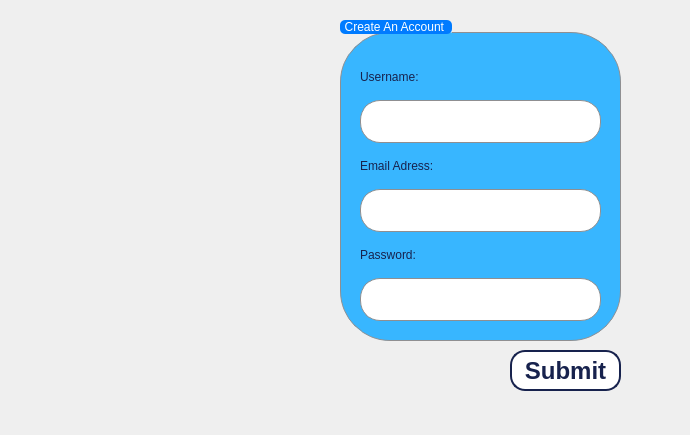
<?xml version="1.0" encoding="UTF-8"?>
<ui version="4.0">
 <class>secondDialog</class>
 <widget class="QDialog" name="secondDialog">
  <property name="geometry">
   <rect>
    <x>0</x>
    <y>0</y>
    <width>690</width>
    <height>435</height>
   </rect>
  </property>
  <property name="windowTitle">
   <string>Clever Clean Registration System</string>
  </property>
  <property name="windowIcon">
   <iconset resource="resources.qrc">
    <normaloff>:/images/OIP-removebg-preview (2).png</normaloff>:/images/OIP-removebg-preview (2).png</iconset>
  </property>
  <property name="styleSheet">
   <string notr="true">#secondDialog{

border-image: url(:/images/backregestr.png);}</string>
  </property>
  <widget class="QGroupBox" name="groupBox">
   <property name="geometry">
    <rect>
     <x>340</x>
     <y>20</y>
     <width>281</width>
     <height>321</height>
    </rect>
   </property>
   <property name="styleSheet">
    <string notr="true">QGroupBox {
    border: 1px solid #8f8f91;  /* Border color */
    border-radius: 50px;        /* Rounded corners */
    background-color: #38b6ff;  /* Background color */
    margin-top: 12px;           /* Space between title and border */
}

QGroupBox::title {
    subcontrol-origin: margin;  /* Positioning of the title */
    subcontrol-position: top left;  /* Align title to top-left */
    padding: 0 3px;             /* Padding around the title */
    background-color: #007BFF;  /* Title background color */
    color: white;               /* Title text color */
    border-radius: 5px;         /* Rounded title corners */
}
</string>
   </property>
   <property name="title">
    <string>Create An Account </string>
   </property>
   <widget class="QWidget" name="">
    <property name="geometry">
     <rect>
      <x>20</x>
      <y>40</y>
      <width>241</width>
      <height>261</height>
     </rect>
    </property>
    <layout class="QVBoxLayout" name="verticalLayout">
     <item>
      <widget class="QLabel" name="label">
       <property name="text">
        <string>&lt;html&gt;
&lt;head/&gt;
&lt;body&gt;
    &lt;p&gt;
        &lt;span style=&quot;font-family:'Garet'; color:#17224d;&quot;&gt;Username:&lt;/span&gt;
    &lt;/p&gt;
&lt;/body&gt;
&lt;/html&gt;
</string>
       </property>
      </widget>
     </item>
     <item>
      <widget class="QLineEdit" name="usernameregistr">
       <property name="sizePolicy">
        <sizepolicy hsizetype="Expanding" vsizetype="Preferred">
         <horstretch>0</horstretch>
         <verstretch>0</verstretch>
        </sizepolicy>
       </property>
       <property name="styleSheet">
        <string notr="true">QLineEdit {
    border: 1px solid #8f8f91; /* Default border color */
    border-radius: 20px; /* Rounded corners */
    padding: 10px; /* Inner padding */
    background-color: white; /* Background color */
    font-family: &quot;Garet&quot;; /* Font */
    font-size: 12pt; /* Font size */
    color: #17224d; /* Text color */
}
QLineEdit:focus {
    border: 2px solid #17224d; /* Change border color on focus */
    background-color: #f0f0f0; /* Optional: change background on focus */
}
QLineEdit::placeholder {
    color: #c0c0c0; /* Placeholder color */
    font-family: &quot;Garet&quot;; /* Ensure Garet is installed */
    font-size: 12pt; /* Set font size */
}
</string>
       </property>
      </widget>
     </item>
     <item>
      <widget class="QLabel" name="label_2">
       <property name="text">
        <string>&lt;html&gt;
&lt;head/&gt;
&lt;body&gt;
    &lt;p&gt;
        &lt;span style=&quot;font-family:'Garet'; color:#17224d;&quot;&gt;Email Adress:&lt;/span&gt;
    &lt;/p&gt;
&lt;/body&gt;
&lt;/html&gt;
</string>
       </property>
      </widget>
     </item>
     <item>
      <widget class="QLineEdit" name="emailreg">
       <property name="sizePolicy">
        <sizepolicy hsizetype="Expanding" vsizetype="Preferred">
         <horstretch>0</horstretch>
         <verstretch>0</verstretch>
        </sizepolicy>
       </property>
       <property name="styleSheet">
        <string notr="true">QLineEdit {
    border: 1px solid #8f8f91; /* Default border color */
    border-radius: 20px; /* Rounded corners */
    padding: 10px; /* Inner padding */
    background-color: white; /* Background color */
    font-family: &quot;Garet&quot;; /* Font */
    font-size: 12pt; /* Font size */
    color: #17224d; /* Text color */
}
QLineEdit:focus {
    border: 2px solid #17224d; /* Change border color on focus */
    background-color: #f0f0f0; /* Optional: change background on focus */
}
QLineEdit::placeholder {
    color: #c0c0c0; /* Placeholder color */
    font-family: &quot;Garet&quot;; /* Ensure Garet is installed */
    font-size: 12pt; /* Set font size */
}
</string>
       </property>
      </widget>
     </item>
     <item>
      <widget class="QLabel" name="label_3">
       <property name="text">
        <string>&lt;html&gt;
&lt;head/&gt;
&lt;body&gt;
    &lt;p&gt;
        &lt;span style=&quot;font-family:'Garet'; color:#17224d;&quot;&gt;Password:&lt;/span&gt;
    &lt;/p&gt;
&lt;/body&gt;
&lt;/html&gt;
</string>
       </property>
      </widget>
     </item>
     <item>
      <widget class="QLineEdit" name="passwordreg">
       <property name="sizePolicy">
        <sizepolicy hsizetype="Expanding" vsizetype="Preferred">
         <horstretch>0</horstretch>
         <verstretch>0</verstretch>
        </sizepolicy>
       </property>
       <property name="styleSheet">
        <string notr="true">QLineEdit {
    border: 1px solid #8f8f91; /* Default border color */
    border-radius: 20px; /* Rounded corners */
    padding: 10px; /* Inner padding */
    background-color: white; /* Background color */
    font-family: &quot;Garet&quot;; /* Font */
    font-size: 12pt; /* Font size */
    color: #17224d; /* Text color */
}
QLineEdit:focus {
    border: 2px solid #17224d; /* Change border color on focus */
    background-color: #f0f0f0; /* Optional: change background on focus */
}
QLineEdit::placeholder {
    color: #c0c0c0; /* Placeholder color */
    font-family: &quot;Garet&quot;; /* Ensure Garet is installed */
    font-size: 12pt; /* Set font size */
}
</string>
       </property>
       <property name="echoMode">
        <enum>QLineEdit::Password</enum>
       </property>
      </widget>
     </item>
    </layout>
   </widget>
  </widget>
  <widget class="QPushButton" name="pushButton">
   <property name="geometry">
    <rect>
     <x>510</x>
     <y>350</y>
     <width>111</width>
     <height>41</height>
    </rect>
   </property>
   <property name="styleSheet">
    <string notr="true">QPushButton {
    font-family: 'Garet';            /* Set the font to Garet */
    font-size: 18pt;               /* Set the font size to 24.1 pt */
    font-weight: bold;               /* Make the text bold */
    color: #17224d;                  /* Set the text color to #17224d */
    background-color: white;         /* Default background color */
    border-radius: 15px;             /* Rounded corners */
    border: 2px solid #17224d;       /* Border color */
}

QPushButton:pressed {
    background-color: #38b6ff;       /* Background color when pressed */
    color: white;                    /* Text color when pressed */
}
</string>
   </property>
   <property name="text">
    <string>Submit</string>
   </property>
  </widget>
 </widget>
 <resources>
  <include location="resources.qrc"/>
 </resources>
 <connections/>
</ui>
